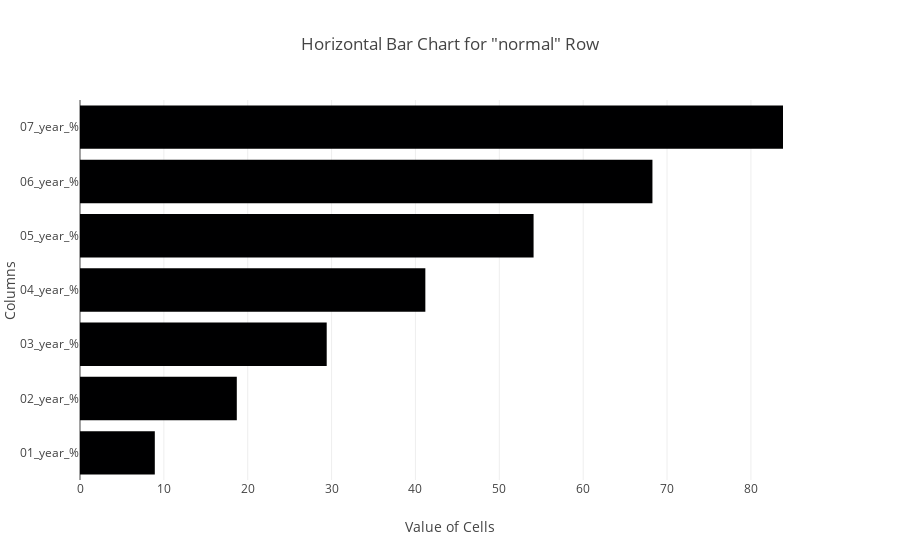

The notebook cell this image was saved under:
### Code cell
normal_row = df_final_full_std_by_year_percentage_only.loc['normal']

# Create the horizontal bar chart
fig = go.Figure()

fig.add_trace(go.Bar(
    y=df_final_full_std_by_year_percentage_only.columns,
    x=normal_row,
    orientation='h',
))

fig.update_layout(
    title='Horizontal Bar Chart for "normal" Row',
    xaxis_title='Value of Cells',
    yaxis_title='Columns',
)

# Display the plot
fig.show()

### Figure 1 — Plotly figure (JSON) as saved in the notebook; plotly's stock layout.template omitted (floating-point values rounded to 4 significant figures)
{"data": [{"orientation": "h", "type": "bar", "x": [8.921, 18.7, 29.42, 41.18, 54.09, 68.26, 83.83], "y": ["01_year_%", "02_year_%", "03_year_%", "04_year_%", "05_year_%", "06_year_%", "07_year_%"]}], "layout": {"title": {"text": "Horizontal Bar Chart for \"normal\" Row"}, "xaxis": {"title": {"text": "Value of Cells"}}, "yaxis": {"title": {"text": "Columns"}}}}
